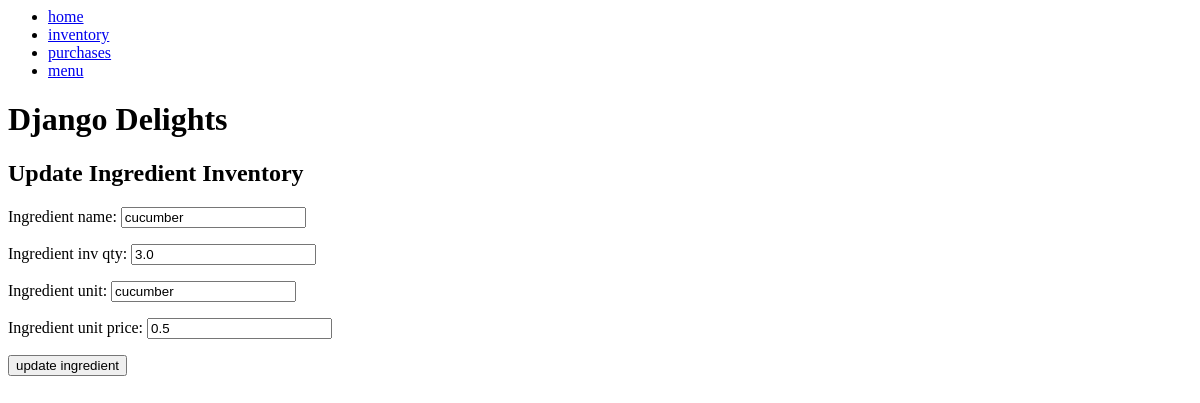
Before: /inventory/8/ with the older database file.
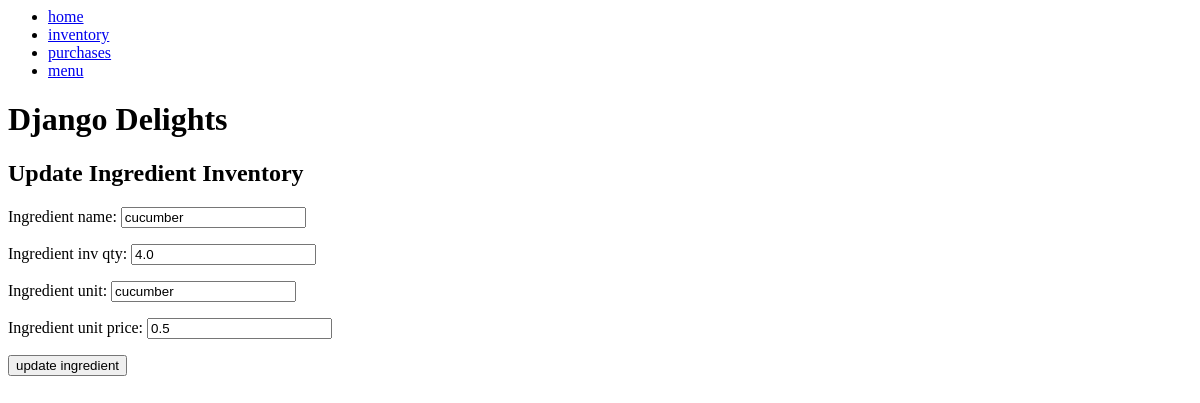
After: the same page with the newer database file.
### inventory/models.py (models this page shows, shortened)
class Ingredient(models.Model):
    ingredient_name = models.CharField(max_length=200)
    ingredient_inv_qty = models.FloatField(validators=[MinValueValidator(0)])
    ingredient_unit = models.CharField(max_length=200)
    ingredient_unit_price = models.FloatField(
        validators=[MinValueValidator(0)])

### inventory/views.py (the view)
class UpdateInventory(UpdateView):
    model = Ingredient
    fields = '__all__'
    template_name = 'inventory/update_inventory.html'
    success_url = '/inventory/'

### inventory/templates/inventory/update_inventory.html
{% extends 'inventory/base.html' %} {% block content %}
<h2>Update Ingredient Inventory</h2>
<form
  action=""
  method="POST"
>
  {% csrf_token %} {{ form.as_p }}
  <button type="submit">update ingredient</button>
</form>
{% endblock %}

Changed rows visible on the page:
changed Ingredient "cucumber": ingredient_inv_qty "3.0" → "4.0"
